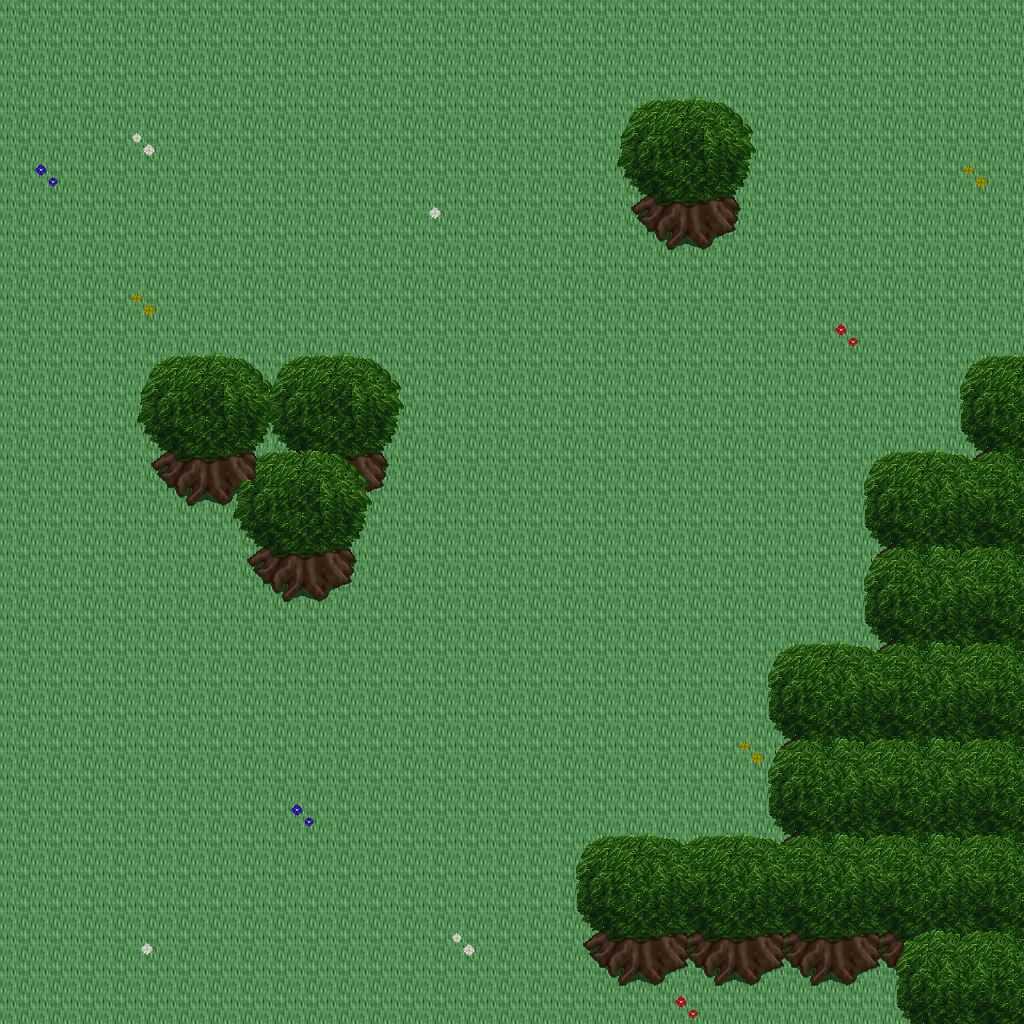

Rendered tile map (Tiled .tmx) drawn with the repository's tilesets; below, a short description and the map source with its tile grids summarised:
An orthogonal 32x32 tile map with 32x32 px tiles, 5 tile layers (Ground, Objects, Objects2, Above, ...), 1 hidden layer not drawn, 22 tilesets.

<map version="1.10" tiledversion="1.11.0" orientation="orthogonal" renderorder="right-down" width="32" height="32" tilewidth="32" tileheight="32" infinite="0" nextlayerid="11" nextobjectid="1">
 <tileset firstgid="1" name="ground_ground" tilewidth="32" tileheight="32" tilecount="33" columns="3">
  <image source="../drawable/ground_ground.png" width="96" height="352" />
 </tileset>
 <tileset firstgid="34" name="ground_water_pool" tilewidth="32" tileheight="32" tilecount="72" columns="3">
  <image source="../drawable/ground_water_pool.png" width="96" height="768" />
 </tileset>
 <tileset firstgid="106" name="ground_ridge_earth_dark" tilewidth="32" tileheight="32" tilecount="96" columns="12">
  <image source="../drawable/ground_ridge_earth_dark.png" width="384" height="256" />
 </tileset>
 <tileset firstgid="202" name="ground_grass_edges" tilewidth="32" tileheight="32" tilecount="36" columns="12">
  <image source="../drawable/ground_grass_edges.png" width="384" height="96" />
 </tileset>
 <tileset firstgid="238" name="ground_earth_edges" tilewidth="32" tileheight="32" tilecount="18" columns="6">
  <image source="../drawable/ground_earth_edges.png" width="192" height="96" />
 </tileset>
 <tileset firstgid="256" name="ground_grass_corners" tilewidth="32" tileheight="32" tilecount="24" columns="6">
  <image source="../drawable/ground_grass_corners.png" width="192" height="128" />
 </tileset>
 <tileset firstgid="280" name="plant_grasses" tilewidth="32" tileheight="32" tilecount="6" columns="3">
  <image source="../drawable/plant_grasses.png" width="96" height="64" />
 </tileset>
 <tileset firstgid="286" name="plant_flower_daisy_blue" tilewidth="32" tileheight="32" tilecount="8" columns="2">
  <image source="../drawable/plant_flower_daisy_blue.png" width="64" height="128" />
 </tileset>
 <tileset firstgid="294" name="plant_flower_daisy_yellow" tilewidth="32" tileheight="32" tilecount="8" columns="2">
  <image source="../drawable/plant_flower_daisy_yellow.png" width="64" height="128" />
 </tileset>
 <tileset firstgid="302" name="plant_bush_bushes" tilewidth="32" tileheight="32" tilecount="10" columns="5">
  <image source="../drawable/plant_bush_bushes.png" width="160" height="64" />
 </tileset>
 <tileset firstgid="312" name="plant_flower_daisy_red" tilewidth="32" tileheight="32" tilecount="8" columns="2">
  <image source="../drawable/plant_flower_daisy_red.png" width="64" height="128" />
 </tileset>
 <tileset firstgid="320" name="plant_flower_daisy_white" tilewidth="32" tileheight="32" tilecount="8" columns="2">
  <image source="../drawable/plant_flower_daisy_white.png" width="64" height="128" />
 </tileset>
 <tileset firstgid="328" name="logic_collision" tilewidth="32" tileheight="32" tilecount="1" columns="1">
  <image source="../drawable/logic_collision.png" width="32" height="32" />
 </tileset>
 <tileset firstgid="329" name="plant_tree_tree_green" tilewidth="32" tileheight="32" tilecount="88" columns="8">
  <image source="../drawable/plant_tree_tree_green.png" width="256" height="352" />
 </tileset>
 <tileset firstgid="417" name="plant_stump_stump_brown" tilewidth="32" tileheight="32" tilecount="4" columns="2">
  <image source="../drawable/plant_stump_stump_brown.png" width="64" height="64" />
 </tileset>
 <tileset firstgid="421" name="logic_item_sheepfood" tilewidth="32" tileheight="32" tilecount="1" columns="1">
  <image source="../drawable/logic_item_sheepfood.png" width="32" height="32" />
 </tileset>
 <tileset firstgid="422" name="logic_creature_fairy" tilewidth="32" tileheight="32" tilecount="4" columns="4">
  <image source="../drawable/logic_creature_fairy.png" width="128" height="32" />
 </tileset>
 <tileset firstgid="426" name="logic_item_resources" tilewidth="32" tileheight="32" tilecount="6" columns="6">
  <image source="../drawable/logic_item_resources.png" width="192" height="32" />
 </tileset>
 <tileset firstgid="432" name="logic_creature_mythical_being" tilewidth="32" tileheight="32" tilecount="24" columns="8">
  <image source="../drawable/logic_creature_mythical_being.png" width="256" height="96" />
 </tileset>
 <tileset firstgid="456" name="ground_green_paving" tilewidth="32" tileheight="32" tilecount="18" columns="3">
  <image source="../drawable/ground_green_paving.png" width="96" height="192" />
 </tileset>
 <tileset firstgid="474" name="logic_protection" tilewidth="32" tileheight="32" tilecount="2" columns="2">
  <image source="../drawable/logic_protection.png" width="64" height="32" />
 </tileset>
 <tileset firstgid="476" name="building_huts" tilewidth="32" tileheight="32" tilecount="338" columns="26">
  <image source="../drawable/building_huts.png" width="832" height="416" />
 </tileset>
 <layer id="1" name="Ground" width="32" height="32">
  <data>[1024 cells, 1024 non-empty, 1 distinct tile ids]</data>
 </layer>
 <layer id="2" name="Objects" width="32" height="32">
  <data>[1024 cells, 59 non-empty, 23 distinct tile ids]</data>
 </layer>
 <layer id="3" name="Objects2" width="32" height="32">
  <data>[1024 cells, 1 non-empty, 1 distinct tile ids]</data>
 </layer>
 <layer id="4" name="Above" width="32" height="32">
  <data>[1024 cells, 208 non-empty, 39 distinct tile ids]</data>
 </layer>
 <layer id="5" name="Above2" width="32" height="32">
  <data>[1024 cells, 3 non-empty, 3 distinct tile ids]</data>
 </layer>
 <layer id="6" name="Walkable" width="32" height="32" visible="0">
  <data>[1024 cells, 136 non-empty, 1 distinct tile ids]</data>
 </layer>
 <objectgroup id="7" name="Mapevents" />
 <objectgroup id="8" name="Spawn" />
 <objectgroup id="9" name="Keys" />
 <objectgroup id="10" name="Replace" />
</map>
